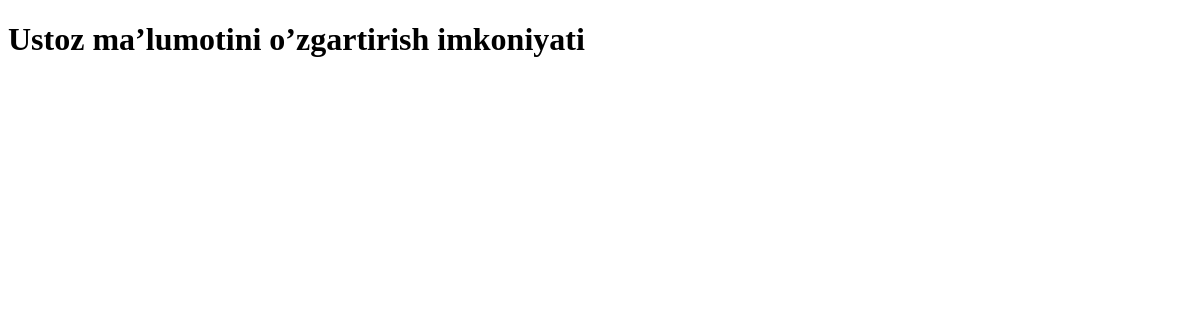
Page /editNazoratchi/ on the earlier database version.
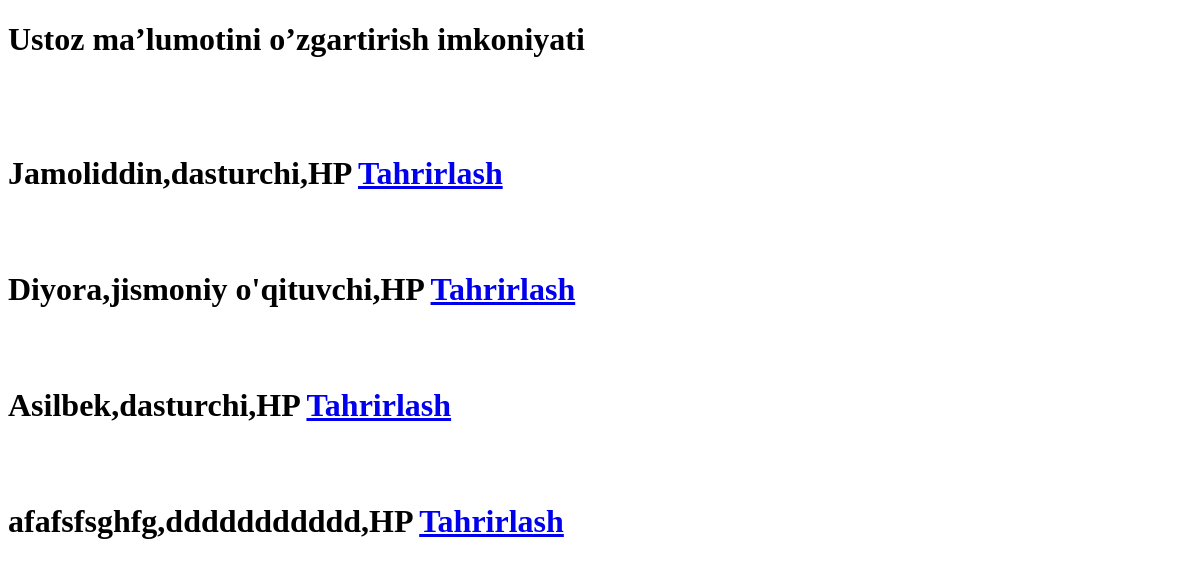
Same page on the later database version.
### sotuv/models.py (models this page shows, shortened)
class Nazoratchi(models.Model):
    ism = models.CharField(max_length=30)
    kasb = models.CharField(max_length=30)
    imtihon = models.ForeignKey(Imtixon, on_delete=models.CASCADE)

class Imtixon(models.Model):
    sana = models.DateField
    talaba = models.ForeignKey(Talaba, on_delete=models.CASCADE)
    universitet = models.ForeignKey(Universiter, on_delete=models.CASCADE)
    manzil = models.CharField(max_length=30)

class Universiter(models.Model):
    nomi = models.CharField(max_length=100, choices=TURLAR)
    sana = models.DateField(auto_now_add=True)
    talaba_soni = models.BigIntegerField()
    sayt = models.CharField(max_length=100)
    yillik = models.CharField(max_length=2, default=4)
    rasmi = models.FileField(unique=True, blank=True, null=True)

### sotuv/views.py (the view)
# urls.py: path('editNazoratchi/', editNazoratchi),
def editNazoratchi(request):
    context = {
        "nazoratchi": Nazoratchi.objects.all()
    }
    return render(request, 'edit_Nazoratchi.html', context)

### templates/edit_Nazoratchi.html (shortened to what this page needs)
<!DOCTYPE html>
<html lang="en">
<head>
</head>
<body>
<h1>Ustoz ma’lumotini o’zgartirish imkoniyati</h1>
<br>
<br>
<br>
        {% for ustoz in nazoratchi %}
            <h1>{{ustoz.ism}},{{ustoz.kasb}},{{ustoz.imtihon.universitet.nomi}} <a href="/ustoz/{{ustoz.id}}/tahrirlash">Tahrirlash</a></h1> <br> <br>
        {% endfor %}
<br>
<br>
<br>
</body>
</html>

Differences in the rows shown:
added Nazoratchi: ism "Jamoliddin", kasb "dasturchi", imtihon.universitet.nomi "HP"
added Nazoratchi: ism "Diyora", kasb "jismoniy o'qituvchi", imtihon.universitet.nomi "HP"
added Nazoratchi: ism "Asilbek", kasb "dasturchi", imtihon.universitet.nomi "HP"
added Nazoratchi: ism "afafsfsghfg", kasb "ddddddddddd", imtihon.universitet.nomi "HP"
